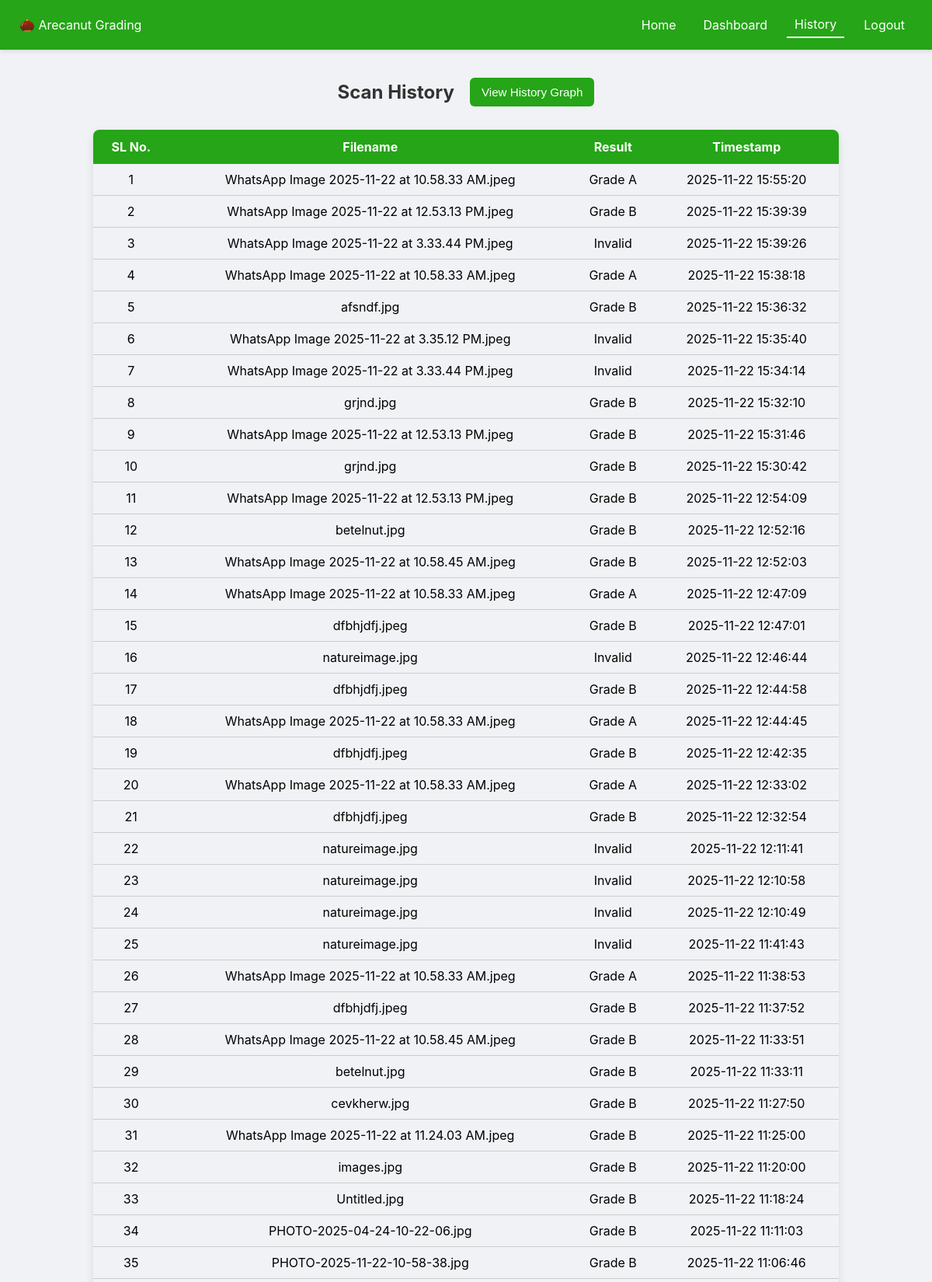
Screenshot of /history (signed in, upper part) with the database file from the repository.
### tables this page shows
CREATE TABLE scans (
                    id INTEGER PRIMARY KEY AUTOINCREMENT,
                    filename TEXT,
                    grade_a INTEGER,
                    grade_b INTEGER,
                    final_grade TEXT,
                    timestamp TEXT
                , result TEXT, user_id INTEGER);

### app.py (the view)
@app.route("/history", endpoint="history")
@login_required
def history():
    with sqlite3.connect(DATABASE) as conn:
        c = conn.cursor()
        c.execute(
            "SELECT filename, result, timestamp FROM scans WHERE user_id=? ORDER BY id DESC",
            (current_user.id,)
        )
        scans = c.fetchall()
    return render_template("history.html", scans=scans)

### app.py (called while the page is built)
@login_manager.user_loader
def load_user(user_id):
    with sqlite3.connect(DATABASE) as conn:
        c = conn.cursor()
        c.execute("SELECT * FROM users WHERE id=?", (user_id,))
        row = c.fetchone()
        if row:
            return User(id_=row[0], username=row[1], password=row[2])
    return None

### templates/history.html (shortened to what this page needs)
{% include "navbar.html" %}
<div class="header-container">
  <h2>Scan History</h2>
  <button class="btn-graph" onclick="window.location.href='{{ url_for('history_graph') }}'">
    View History Graph
  </button>
</div>
<table>
  <tr>
    <th>SL No.</th>
    <th>Filename</th>
    <th>Result</th>
    <th>Timestamp</th>
  </tr>
  {% for scan in scans %}
  <tr>
    <td>{{ loop.index }}</td>
    <td>{{ scan[0] }}</td>
    <td>{{ scan[1] }}</td>
    <td>{{ scan[2] }}</td>
  </tr>
  {% endfor %}
</table>

### templates/navbar.html (shortened to what this page needs)
<div class="navbar">
  <div>🌰 Arecanut Grading</div>
  <div>
    <a href="{{ url_for('index') }}" class="{% if request.endpoint == 'index' %}active{% endif %}">Home</a>
    <a href="{{ url_for('dashboard') }}" class="{% if request.endpoint == 'dashboard' %}active{% endif %}">Dashboard</a>
    <a href="{{ url_for('history') }}" class="{% if request.endpoint == 'history' %}active{% endif %}">History</a>
    <a href="{{ url_for('logout') }}" class="{% if request.endpoint == 'logout' %}active{% endif %}">Logout</a>
  </div>
</div>

### templates/navbar.html (style rules this page uses)
.navbar { position: fixed; top: 0; left: 0; width: 100%; display: flex; justify-content: space-between; align-items: center; background: #25a517; padding: 15px 25px; color: white; flex-wrap: nowrap; box-sizing: border-box; z-index: 1000; box-shadow: 0 2px 6px rgba(0,0,0,0.1); }
.navbar div { display: flex; align-items: center; gap: 15px; }
.navbar a { color: white; text-decoration: none; padding: 6px 10px; position: relative; }
.navbar a.active { border-bottom: 2px solid white; }

### templates/history.html (style rules this page uses)
.header-container { display: flex; justify-content: center; align-items: center; gap: 20px; margin-top: 100px; }
h2 { color: #333; margin: 0; }
.btn-graph { background: #25a517; color: white; border: none; padding: 10px 15px; border-radius: 6px; cursor: pointer; font-size: 0.95em; transition: 0.3s ease; }
table { width: 80%; margin: 30px auto; border-collapse: collapse; text-align: center; box-shadow: 0 4px 12px rgba(0,0,0,0.1); border-radius: 8px; overflow: hidden; }
th { background: #25a517; color: white; padding: 12px; }
td { border-bottom: 1px solid #ccc; padding: 10px; }

### rows the page displays
scans: filename "WhatsApp Image 2025-11-22 at 10.58.33 AM.jpeg", result "Grade A", timestamp "2025-11-22 15:55:20"
scans: filename "WhatsApp Image 2025-11-22 at 12.53.13 PM.jpeg", result "Grade B", timestamp "2025-11-22 15:39:39"
scans: filename "WhatsApp Image 2025-11-22 at 3.33.44 PM.jpeg", result "Invalid", timestamp "2025-11-22 15:39:26"
scans: filename "WhatsApp Image 2025-11-22 at 10.58.33 AM.jpeg", result "Grade A", timestamp "2025-11-22 15:38:18"
scans: filename "afsndf.jpg", result "Grade B", timestamp "2025-11-22 15:36:32"
scans: filename "WhatsApp Image 2025-11-22 at 3.35.12 PM.jpeg", result "Invalid", timestamp "2025-11-22 15:35:40"
scans: filename "WhatsApp Image 2025-11-22 at 3.33.44 PM.jpeg", result "Invalid", timestamp "2025-11-22 15:34:14"
scans: filename "grjnd.jpg", result "Grade B", timestamp "2025-11-22 15:32:10"
scans: filename "WhatsApp Image 2025-11-22 at 12.53.13 PM.jpeg", result "Grade B", timestamp "2025-11-22 15:31:46"
scans: filename "grjnd.jpg", result "Grade B", timestamp "2025-11-22 15:30:42"
scans: filename "WhatsApp Image 2025-11-22 at 12.53.13 PM.jpeg", result "Grade B", timestamp "2025-11-22 12:54:09"
scans: filename "betelnut.jpg", result "Grade B", timestamp "2025-11-22 12:52:16"
scans: filename "WhatsApp Image 2025-11-22 at 10.58.45 AM.jpeg", result "Grade B", timestamp "2025-11-22 12:52:03"
scans: filename "WhatsApp Image 2025-11-22 at 10.58.33 AM.jpeg", result "Grade A", timestamp "2025-11-22 12:47:09"
scans: filename "dfbhjdfj.jpeg", result "Grade B", timestamp "2025-11-22 12:47:01"
scans: filename "natureimage.jpg", result "Invalid", timestamp "2025-11-22 12:46:44"
scans: filename "dfbhjdfj.jpeg", result "Grade B", timestamp "2025-11-22 12:44:58"
scans: filename "WhatsApp Image 2025-11-22 at 10.58.33 AM.jpeg", result "Grade A", timestamp "2025-11-22 12:44:45"
scans: filename "dfbhjdfj.jpeg", result "Grade B", timestamp "2025-11-22 12:42:35"
scans: filename "WhatsApp Image 2025-11-22 at 10.58.33 AM.jpeg", result "Grade A", timestamp "2025-11-22 12:33:02"
scans: filename "dfbhjdfj.jpeg", result "Grade B", timestamp "2025-11-22 12:32:54"
scans: filename "natureimage.jpg", result "Invalid", timestamp "2025-11-22 12:11:41"
scans: filename "natureimage.jpg", result "Invalid", timestamp "2025-11-22 12:10:58"
scans: filename "natureimage.jpg", result "Invalid", timestamp "2025-11-22 12:10:49"
scans: filename "natureimage.jpg", result "Invalid", timestamp "2025-11-22 11:41:43"
scans: filename "WhatsApp Image 2025-11-22 at 10.58.33 AM.jpeg", result "Grade A", timestamp "2025-11-22 11:38:53"
scans: filename "dfbhjdfj.jpeg", result "Grade B", timestamp "2025-11-22 11:37:52"
scans: filename "WhatsApp Image 2025-11-22 at 10.58.45 AM.jpeg", result "Grade B", timestamp "2025-11-22 11:33:51"
scans: filename "betelnut.jpg", result "Grade B", timestamp "2025-11-22 11:33:11"
scans: filename "cevkherw.jpg", result "Grade B", timestamp "2025-11-22 11:27:50"
scans: filename "WhatsApp Image 2025-11-22 at 11.24.03 AM.jpeg", result "Grade B", timestamp "2025-11-22 11:25:00"
scans: filename "images.jpg", result "Grade B", timestamp "2025-11-22 11:20:00"
scans: filename "Untitled.jpg", result "Grade B", timestamp "2025-11-22 11:18:24"
scans: filename "PHOTO-2025-04-24-10-22-06.jpg", result "Grade B", timestamp "2025-11-22 11:11:03"
scans: filename "PHOTO-2025-11-22-10-58-38.jpg", result "Grade B", timestamp "2025-11-22 11:06:46"
